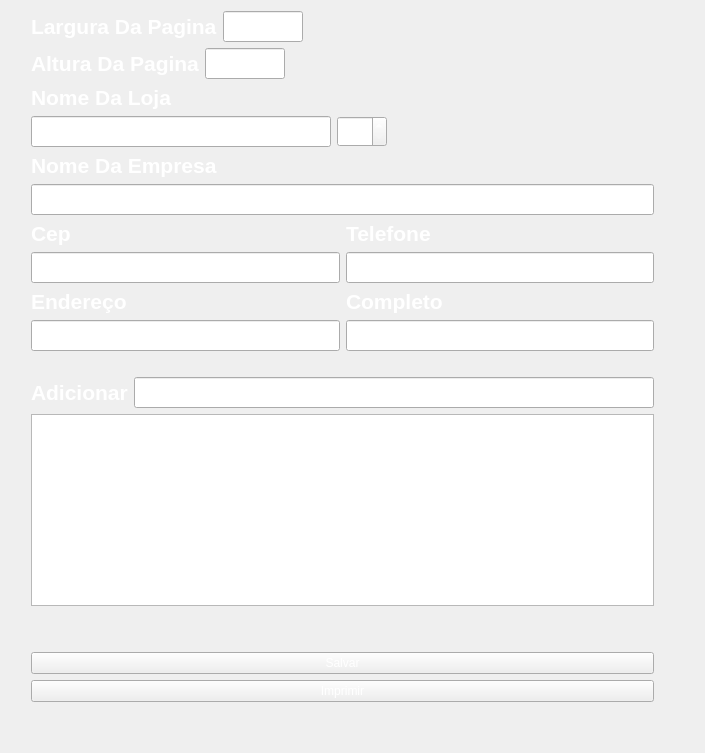
            <widget class="QWidget" name="tab_3">
             <attribute name="title">
              <string>Cupom Não Fiscal</string>
             </attribute>
             <layout class="QGridLayout" name="gridLayout_23">
              <item row="1" column="0">
               <spacer name="verticalSpacer_25">
                <property name="orientation">
                 <enum>Qt::Vertical</enum>
                </property>
                <property name="sizeHint" stdset="0">
                 <size>
                  <width>20</width>
                  <height>40</height>
                 </size>
                </property>
               </spacer>
              </item>
              <item row="0" column="1">
               <layout class="QVBoxLayout" name="verticalLayout_25">
                <item>
                 <layout class="QHBoxLayout" name="horizontalLayout_30">
                  <item>
                   <widget class="QLabel" name="label_26">
                    <property name="font">
                     <font>
                      <pointsize>16</pointsize>
                      <weight>75</weight>
                      <bold>true</bold>
                     </font>
                    </property>
                    <property name="styleSheet">
                     <string notr="true">color: rgb(255, 255, 255);</string>
                    </property>
                    <property name="text">
                     <string>Largura Da Pagina</string>
                    </property>
                   </widget>
                  </item>
                  <item>
                   <widget class="QLineEdit" name="lineEdit_largura_pagina">
                    <property name="maximumSize">
                     <size>
                      <width>80</width>
                      <height>16777215</height>
                     </size>
                    </property>
                    <property name="font">
                     <font>
                      <pointsize>14</pointsize>
                      <weight>75</weight>
                      <bold>true</bold>
                     </font>
                    </property>
                    <property name="styleSheet">
                     <string notr="true">color: rgb(255, 255, 255);</string>
                    </property>
                   </widget>
                  </item>
                  <item>
                   <spacer name="horizontalSpacer_53">
                    <property name="orientation">
                     <enum>Qt::Horizontal</enum>
                    </property>
                    <property name="sizeHint" stdset="0">
                     <size>
                      <width>351</width>
                      <height>20</height>
                     </size>
                    </property>
                   </spacer>
                  </item>
                 </layout>
                </item>
                <item>
                 <layout class="QVBoxLayout" name="verticalLayout_44">
                  <item>
                   <layout class="QHBoxLayout" name="horizontalLayout_31">
                    <item>
                     <widget class="QLabel" name="label_45">
                      <property name="font">
                       <font>
                        <pointsize>16</pointsize>
                        <weight>75</weight>
                        <bold>true</bold>
                       </font>
                      </property>
                      <property name="styleSheet">
                       <string notr="true">color: rgb(255, 255, 255);</string>
                      </property>
                      <property name="text">
                       <string>Altura Da Pagina</string>
                      </property>
                     </widget>
                    </item>
                    <item>
                     <widget class="QLineEdit" name="lineEdit_altura_pagina">
                      <property name="maximumSize">
                       <size>
                        <width>80</width>
                        <height>16777215</height>
                       </size>
                      </property>
                      <property name="font">
                       <font>
                        <pointsize>14</pointsize>
                        <weight>75</weight>
                        <bold>true</bold>
                       </font>
                      </property>
                      <property name="styleSheet">
                       <string notr="true">color: rgb(255, 255, 255);</string>
                      </property>
                     </widget>
                    </item>
                    <item>
                     <spacer name="horizontalSpacer_52">
                      <property name="orientation">
                       <enum>Qt::Horizontal</enum>
                      </property>
                      <property name="sizeHint" stdset="0">
                       <size>
                        <width>40</width>
                        <height>20</height>
                       </size>
                      </property>
                     </spacer>
                    </item>
                   </layout>
                  </item>
                  <item>
                   <layout class="QHBoxLayout" name="horizontalLayout_29">
                    <item>
                     <layout class="QVBoxLayout" name="verticalLayout_26">
                      <item>
                       <widget class="QLabel" name="label_28">
                        <property name="font">
                         <font>
                          <pointsize>16</pointsize>
                          <weight>75</weight>
                          <bold>true</bold>
                         </font>
                        </property>
                        <property name="styleSheet">
                         <string notr="true">color: rgb(255, 255, 255);</string>
                        </property>
                        <property name="text">
                         <string>Nome Da Loja</string>
                        </property>
                       </widget>
                      </item>
                      <item>
                       <widget class="QLineEdit" name="lineEdit_nome_loja">
                        <property name="minimumSize">
                         <size>
                          <width>300</width>
                          <height>0</height>
                         </size>
                        </property>
                        <property name="maximumSize">
                         <size>
                          <width>16777215</width>
                          <height>16777215</height>
                         </size>
                        </property>
                        <property name="font">
                         <font>
                          <pointsize>14</pointsize>
                          <weight>75</weight>
                          <bold>true</bold>
                         </font>
                        </property>
                        <property name="styleSheet">
                         <string notr="true">color: rgb(255, 255, 255);</string>
                        </property>
                       </widget>
                      </item>
                     </layout>
                    </item>
                    <item>
                     <layout class="QVBoxLayout" name="verticalLayout_28">
                      <item>
                       <widget class="QLabel" name="label_42">
                        <property name="text">
                         <string/>
                        </property>
                       </widget>
                      </item>
                      <item>
                       <widget class="QSpinBox" name="spinBox_font_size_nome_loja">
                        <property name="font">
                         <font>
                          <pointsize>14</pointsize>
                          <weight>75</weight>
                          <bold>true</bold>
                         </font>
                        </property>
                        <property name="styleSheet">
                         <string notr="true">color: rgb(255, 255, 255);</string>
                        </property>
                       </widget>
                      </item>
                     </layout>
                    </item>
                    <item>
                     <spacer name="horizontalSpacer_55">
                      <property name="orientation">
                       <enum>Qt::Horizontal</enum>
                      </property>
                      <property name="sizeHint" stdset="0">
                       <size>
                        <width>40</width>
                        <height>20</height>
                       </size>
                      </property>
                     </spacer>
                    </item>
                    <item>
                     <layout class="QVBoxLayout" name="verticalLayout_27"/>
                    </item>
                   </layout>
                  </item>
                  <item>
                   <widget class="QLabel" name="label_27">
                    <property name="font">
                     <font>
                      <pointsize>16</pointsize>
                      <weight>75</weight>
                      <bold>true</bold>
                     </font>
                    </property>
                    <property name="styleSheet">
                     <string notr="true">color: rgb(255, 255, 255);</string>
                    </property>
                    <property name="text">
                     <string>Nome Da Empresa</string>
                    </property>
                   </widget>
                  </item>
                  <item>
                   <widget class="QLineEdit" name="lineEdit_nome_empresa_cupom_nfiscal">
                    <property name="maximumSize">
                     <size>
                      <width>16777215</width>
                      <height>16777215</height>
                     </size>
                    </property>
                    <property name="font">
                     <font>
                      <pointsize>14</pointsize>
                      <weight>75</weight>
                      <bold>true</bold>
                     </font>
                    </property>
                    <property name="styleSheet">
                     <string notr="true">color: rgb(255, 255, 255);</string>
                    </property>
                   </widget>
                  </item>
                 </layout>
                </item>
                <item>
                 <layout class="QHBoxLayout" name="horizontalLayout_33">
                  <item>
                   <layout class="QVBoxLayout" name="verticalLayout_41">
                    <item>
                     <widget class="QLabel" name="label_43">
                      <property name="font">
                       <font>
                        <pointsize>16</pointsize>
                        <weight>75</weight>
                        <bold>true</bold>
                       </font>
                      </property>
                      <property name="styleSheet">
                       <string notr="true">color: rgb(255, 255, 255);</string>
                      </property>
                      <property name="text">
                       <string>Cep</string>
                      </property>
                     </widget>
                    </item>
                    <item>
                     <widget class="QLineEdit" name="lineEdit_cep_nfical">
                      <property name="maximumSize">
                       <size>
                        <width>16777215</width>
                        <height>16777215</height>
                       </size>
                      </property>
                      <property name="font">
                       <font>
                        <pointsize>14</pointsize>
                        <weight>75</weight>
                        <bold>true</bold>
                       </font>
                      </property>
                      <property name="styleSheet">
                       <string notr="true">color: rgb(255, 255, 255);</string>
                      </property>
                     </widget>
                    </item>
                   </layout>
                  </item>
                  <item>
                   <layout class="QVBoxLayout" name="verticalLayout_45">
                    <item>
                     <widget class="QLabel" name="label_46">
                      <property name="font">
                       <font>
                        <pointsize>16</pointsize>
                        <weight>75</weight>
                        <bold>true</bold>
                       </font>
                      </property>
                      <property name="styleSheet">
                       <string notr="true">color: rgb(255, 255, 255);</string>
                      </property>
                      <property name="text">
                       <string>Telefone</string>
                      </property>
                     </widget>
                    </item>
                    <item>
                     <widget class="QLineEdit" name="lineEdit_tel_nao_fiscal">
                      <property name="maximumSize">
                       <size>
                        <width>16777215</width>
                        <height>16777215</height>
                       </size>
                      </property>
                      <property name="font">
                       <font>
                        <pointsize>14</pointsize>
                        <weight>75</weight>
                        <bold>true</bold>
                       </font>
                      </property>
                      <property name="styleSheet">
                       <string notr="true">color: rgb(255, 255, 255);</string>
                      </property>
                     </widget>
                    </item>
                   </layout>
                  </item>
                 </layout>
                </item>
                <item>
                 <layout class="QHBoxLayout" name="horizontalLayout_32">
                  <item>
                   <layout class="QVBoxLayout" name="verticalLayout_43">
                    <item>
                     <widget class="QLabel" name="label_44">
                      <property name="font">
                       <font>
                        <pointsize>16</pointsize>
                        <weight>75</weight>
                        <bold>true</bold>
                       </font>
                      </property>
                      <property name="styleSheet">
                       <string notr="true">color: rgb(255, 255, 255);</string>
                      </property>
                      <property name="text">
                       <string>Endereço</string>
                      </property>
                     </widget>
                    </item>
                    <item>
                     <widget class="QLineEdit" name="lineEdit_endereco_nfiscal">
                      <property name="maximumSize">
                       <size>
                        <width>16777215</width>
                        <height>16777215</height>
                       </size>
                      </property>
                      <property name="font">
                       <font>
                        <pointsize>14</pointsize>
                        <weight>75</weight>
                        <bold>true</bold>
                       </font>
                      </property>
                      <property name="styleSheet">
                       <string notr="true">color: rgb(255, 255, 255);</string>
                      </property>
                     </widget>
                    </item>
                   </layout>
                  </item>
                  <item>
                   <layout class="QVBoxLayout" name="verticalLayout_46">
                    <item>
                     <widget class="QLabel" name="label_47">
                      <property name="font">
                       <font>
                        <pointsize>16</pointsize>
                        <weight>75</weight>
                        <bold>true</bold>
                       </font>
                      </property>
                      <property name="styleSheet">
                       <string notr="true">color: rgb(255, 255, 255);</string>
                      </property>
                      <property name="text">
                       <string>Completo</string>
                      </property>
                     </widget>
                    </item>
                    <item>
                     <widget class="QLineEdit" name="lineEdit_completo_nfiscal">
                      <property name="maximumSize">
                       <size>
                        <width>16777215</width>
                        <height>16777215</height>
                       </size>
                      </property>
                      <property name="font">
                       <font>
                        <pointsize>14</pointsize>
                        <weight>75</weight>
                        <bold>true</bold>
                       </font>
                      </property>
                      <property name="styleSheet">
                       <string notr="true">color: rgb(255, 255, 255);</string>
                      </property>
                     </widget>
                    </item>
                   </layout>
                  </item>
                 </layout>
                </item>
                <item>
                 <spacer name="horizontalSpacer_57">
                  <property name="orientation">
                   <enum>Qt::Horizontal</enum>
                  </property>
                  <property name="sizeHint" stdset="0">
                   <size>
                    <width>40</width>
                    <height>20</height>
                   </size>
                  </property>
                 </spacer>
                </item>
                <item>
                 <layout class="QHBoxLayout" name="horizontalLayout_34">
                  <item>
                   <widget class="QLabel" name="label_25">
                    <property name="font">
                     <font>
                      <pointsize>16</pointsize>
                      <weight>75</weight>
                      <bold>true</bold>
                     </font>
                    </property>
                    <property name="styleSheet">
                     <string notr="true">color: rgb(255, 255, 255);</string>
                    </property>
                    <property name="text">
                     <string>Adicionar</string>
                    </property>
                   </widget>
                  </item>
                  <item>
                   <widget class="QLineEdit" name="lineEdit_adicionar_info_adicionais">
                    <property name="font">
                     <font>
                      <pointsize>14</pointsize>
                      <weight>75</weight>
                      <bold>true</bold>
                     </font>
                    </property>
                    <property name="styleSheet">
                     <string notr="true">color: rgb(255, 255, 255);</string>
                    </property>
                   </widget>
                  </item>
                 </layout>
                </item>
                <item>
                 <widget class="QListWidget" name="listWidget_info_adicionais_cupom_nao_fiscal">
                  <property name="font">
                   <font>
                    <pointsize>14</pointsize>
                    <weight>75</weight>
                    <bold>true</bold>
                   </font>
                  </property>
                  <property name="styleSheet">
                   <string notr="true">color: rgb(255, 255, 255);</string>
                  </property>
                 </widget>
                </item>
                <item>
                 <spacer name="verticalSpacer_26">
                  <property name="orientation">
                   <enum>Qt::Vertical</enum>
                  </property>
                  <property name="sizeHint" stdset="0">
                   <size>
                    <width>20</width>
                    <height>40</height>
                   </size>
                  </property>
                 </spacer>
                </item>
                <item>
                 <widget class="QPushButton" name="pushButton_salvar_config_cupom">
                  <property name="cursor">
                   <cursorShape>PointingHandCursor</cursorShape>
                  </property>
                  <property name="styleSheet">
                   <string notr="true">color: rgb(255, 255, 255);</string>
                  </property>
                  <property name="text">
                   <string>Salvar</string>
                  </property>
                 </widget>
                </item>
                <item>
                 <widget class="QPushButton" name="pushButton_imprimir">
                  <property name="cursor">
                   <cursorShape>PointingHandCursor</cursorShape>
                  </property>
                  <property name="styleSheet">
                   <string notr="true">
color: rgb(255, 255, 255);</string>
                  </property>
                  <property name="text">
                   <string>Imprimir</string>
                  </property>
                 </widget>
                </item>
               </layout>
              </item>
              <item row="0" column="2">
               <spacer name="horizontalSpacer_54">
                <property name="orientation">
                 <enum>Qt::Horizontal</enum>
                </property>
                <property name="sizeHint" stdset="0">
                 <size>
                  <width>40</width>
                  <height>20</height>
                 </size>
                </property>
               </spacer>
              </item>
             </layout>
            </widget>
